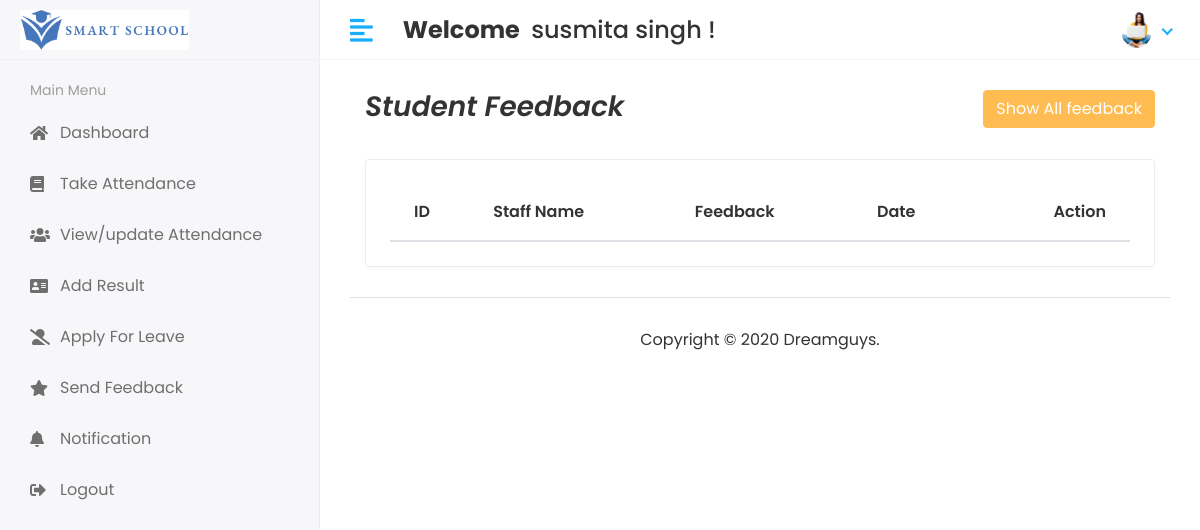
Before: /student_feedback (signed in) with the older database file.
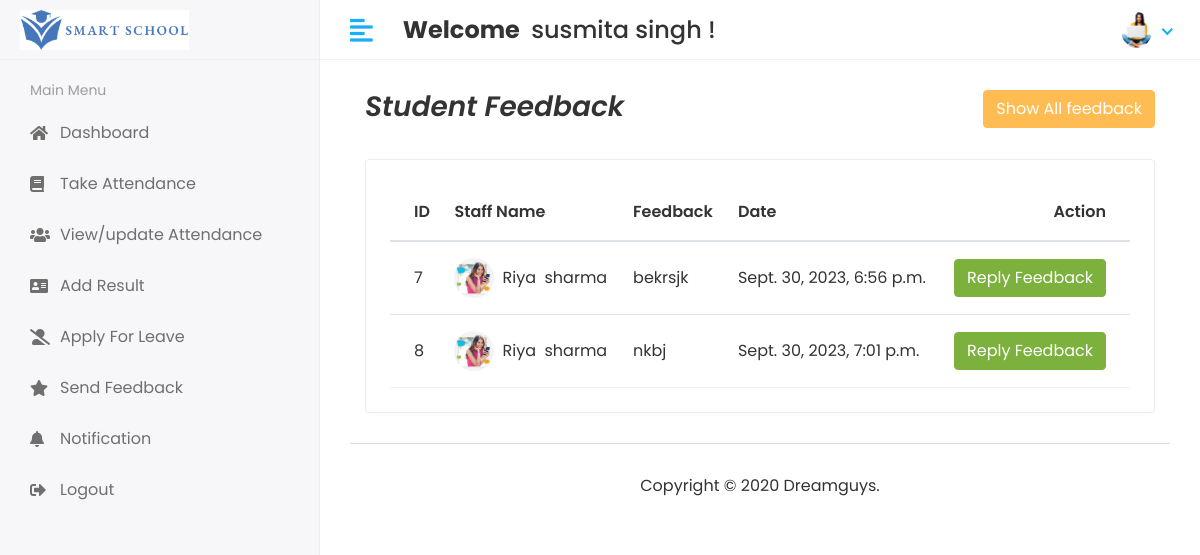
After: the same page with the newer database file.
### studentapp/models.py (models this page shows, shortened)
class Student_feedback(models.Model):
    student_id=models.ForeignKey(Student,on_delete=models.CASCADE)
    feedback=models.TextField()
    feedback_reply=models.TextField(null=True)
    status=models.IntegerField(default=0)
    created_at=models.DateTimeField(auto_now_add=True)
    update_at=models.DateTimeField(auto_now_add=True)

class Student(models.Model):
    admin=models.OneToOneField(CoustamUser,on_delete=models.CASCADE)
    address=models.TextField()
    gender=models.CharField(max_length=100)
    course_id=models.ForeignKey(Course,on_delete=models.CASCADE)
    session_Year_id=models.ForeignKey(Session_Year,on_delete=models.DO_NOTHING)
    created_at=models.DateTimeField(auto_now_add=True)
    update_at=models.DateTimeField(auto_now_add=True)

class CoustamUser(AbstractUser):
    User=(
        (1,'HOD'),
        (2,'STAFF'),
        (3,'STUDENT'),
    )
    user_type=models.CharField(choices=User,max_length=50,default=1)
    profile_pic=models.ImageField(upload_to='Media/profile_pic')

### studentmagmentsystem/Hod_views.py (the view)
# urls.py: path('student_feedback',Hod_views.Student_Feedback,name='student_feedback'),
@login_required(login_url="/")
def Student_Feedback(request):
    student_feedback=Student_feedback.objects.all()
    feedback_history=Student_feedback.objects.all().order_by('-id')[0:5]
    context={
        'student_feedback':student_feedback,
        'feedback_history':feedback_history
    }
    return render(request,'hod/student_feedback.html',context)

### templates/hod/student_feedback.html (shortened to what this page needs)
{%extends 'base.html'%}
{%block content%}
<div class="content container-fluid">
    <div class="page-header">
        <div class="row align-items-center">
            <div class="col">
                <h3 class="page-title"><i>Student&nbsp;Feedback</i></h3>
            </div>
            <div class="col-auto text-right float-right ml-auto">
                <button type="button" class="btn btn-primary" data-toggle="modal" data-target="#exampleModalCenter">
                    Show All feedback
                </button>
            </div>
        </div>
    </div>
    <div class="row">
        <div class="col-sm-12">
            <div class="card card-table">
                <div class="card-body">
                    <div class="table-responsive">
                        <table class="table table-hover table-center mb-0 datatable">
                            <thead>
                                <tr>
                                    <th>ID</th>
                                    <th> Staff Name</th>
                                    <th>Feedback</th>
                                    <th>Date</th>
                                    <th class="text-right">Action</th>
                                </tr>
                            </thead>
                            <tbody>
                                {% for feed in student_feedback %}
                                <tr>
                                    <td>{{feed.id}}</td>
                                    <td>
                                        <h2 class="table-avatar">
                                            <a href="student-details.html" class="avatar avatar-sm mr-2">
                                                <img class="avatar-img rounded-circle"
                                                    src="/{{feed.student_id.admin.profile_pic}}" alt="User Image">
                                            </a>
                                            <a
                                                href="student-details.html">{{feed.student_id.admin.first_name}}&nbsp;{{feed.student_id.admin.last_name}}</a>
                                        </h2>
                                    </td>
                                    <td>{{feed.feedback}}</td>
                                    <td>{{feed.created_at}}</td>
                                    <td class="text-right">
                                        <button type="button" class="btn btn-success" data-toggle="modal"
                                            data-target="#exampleModal{{forloop.counter}}">
                                            Reply Feedback
                                        </button>
                                    </td>
                                </tr>
                                {%endfor%}
                            </tbody>
                        </table>
                    </div>
                </div>
            </div>
        </div>
    </div>
</div>
{%endblock%}

Changed rows visible on the page:
added Student_feedback: id "7", student_id.admin.profile_pic (picture), student_id.admin.first_name "Riya", student_id.admin.last_name "sharma", feedback "bekrsjk", created_at "Sept. 30, 2023, 6:56 p.m."
added Student_feedback: id "8", student_id.admin.profile_pic (picture), student_id.admin.first_name "Riya", student_id.admin.last_name "sharma", feedback "nkbj", created_at "Sept. 30, 2023, 7:01 p.m."
